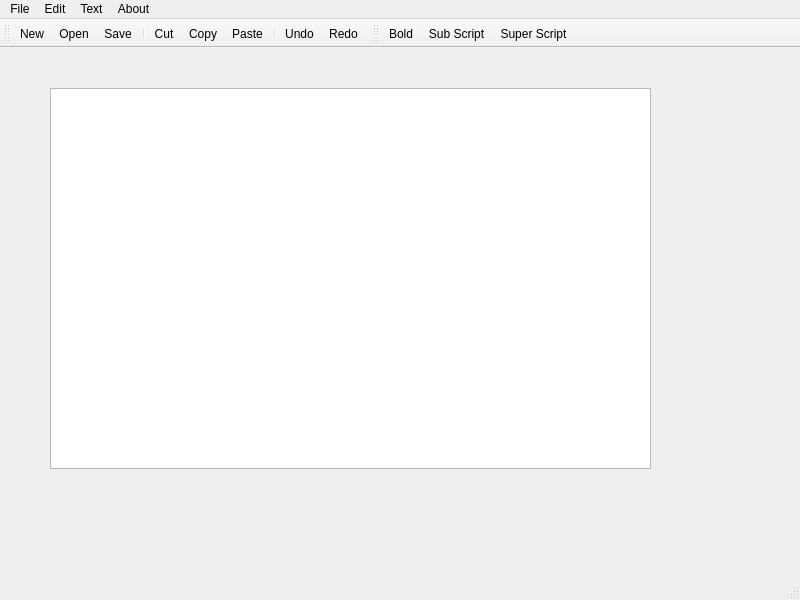
<?xml version="1.0" encoding="UTF-8"?>
<ui version="4.0">
 <class>MainWindow</class>
 <widget class="QMainWindow" name="MainWindow">
  <property name="geometry">
   <rect>
    <x>0</x>
    <y>0</y>
    <width>800</width>
    <height>600</height>
   </rect>
  </property>
  <property name="windowTitle">
   <string>MainWindow</string>
  </property>
  <widget class="QWidget" name="centralwidget">
   <widget class="QTextEdit" name="textEdit">
    <property name="geometry">
     <rect>
      <x>50</x>
      <y>40</y>
      <width>601</width>
      <height>381</height>
     </rect>
    </property>
   </widget>
  </widget>
  <widget class="QMenuBar" name="menubar">
   <property name="geometry">
    <rect>
     <x>0</x>
     <y>0</y>
     <width>800</width>
     <height>20</height>
    </rect>
   </property>
   <widget class="QMenu" name="menuFile">
    <property name="title">
     <string>File</string>
    </property>
    <addaction name="actionNew"/>
    <addaction name="actionOpen"/>
    <addaction name="separator"/>
    <addaction name="actionSave"/>
    <addaction name="actionSaveAs"/>
   </widget>
   <widget class="QMenu" name="menuAbout">
    <property name="title">
     <string>Edit</string>
    </property>
    <addaction name="actionCut"/>
    <addaction name="actionCopy"/>
    <addaction name="actionPaste"/>
    <addaction name="separator"/>
    <addaction name="actionUndo"/>
    <addaction name="actionRedo"/>
   </widget>
   <widget class="QMenu" name="menuAbout_Me">
    <property name="title">
     <string>About</string>
    </property>
    <addaction name="aboutMe"/>
   </widget>
   <widget class="QMenu" name="menuText">
    <property name="title">
     <string>Text</string>
    </property>
    <addaction name="actionBold"/>
    <addaction name="actionSubScript"/>
    <addaction name="actionSuperScript"/>
   </widget>
   <addaction name="menuFile"/>
   <addaction name="menuAbout"/>
   <addaction name="menuText"/>
   <addaction name="menuAbout_Me"/>
  </widget>
  <widget class="QStatusBar" name="statusbar"/>
  <widget class="QToolBar" name="toolBar">
   <property name="windowTitle">
    <string>toolBar</string>
   </property>
   <attribute name="toolBarArea">
    <enum>TopToolBarArea</enum>
   </attribute>
   <attribute name="toolBarBreak">
    <bool>false</bool>
   </attribute>
   <addaction name="actionNew"/>
   <addaction name="actionOpen"/>
   <addaction name="actionSave"/>
   <addaction name="separator"/>
   <addaction name="actionCut"/>
   <addaction name="actionCopy"/>
   <addaction name="actionPaste"/>
   <addaction name="separator"/>
   <addaction name="actionUndo"/>
   <addaction name="actionRedo"/>
  </widget>
  <widget class="QToolBar" name="toolBar_2">
   <property name="windowTitle">
    <string>toolBar_2</string>
   </property>
   <attribute name="toolBarArea">
    <enum>TopToolBarArea</enum>
   </attribute>
   <attribute name="toolBarBreak">
    <bool>false</bool>
   </attribute>
   <addaction name="actionBold"/>
   <addaction name="actionSubScript"/>
   <addaction name="actionSuperScript"/>
  </widget>
  <action name="actionNew">
   <property name="icon">
    <iconset resource="resources.qrc">
     <normaloff>:/images/Icons/new.png</normaloff>:/images/Icons/new.png</iconset>
   </property>
   <property name="text">
    <string>New</string>
   </property>
  </action>
  <action name="actionOpen">
   <property name="icon">
    <iconset resource="resources.qrc">
     <normaloff>:/images/Icons/open.png</normaloff>:/images/Icons/open.png</iconset>
   </property>
   <property name="text">
    <string>Open</string>
   </property>
  </action>
  <action name="actionCut">
   <property name="icon">
    <iconset resource="resources.qrc">
     <normaloff>:/images/Icons/cut.png</normaloff>:/images/Icons/cut.png</iconset>
   </property>
   <property name="text">
    <string>Cut</string>
   </property>
  </action>
  <action name="actionSave">
   <property name="icon">
    <iconset resource="resources.qrc">
     <normaloff>:/images/Icons/save.png</normaloff>:/images/Icons/save.png</iconset>
   </property>
   <property name="text">
    <string>Save</string>
   </property>
  </action>
  <action name="actionSaveAs">
   <property name="icon">
    <iconset resource="resources.qrc">
     <normaloff>:/images/Icons/save_as.png</normaloff>:/images/Icons/save_as.png</iconset>
   </property>
   <property name="text">
    <string>Save As</string>
   </property>
  </action>
  <action name="actionCopy">
   <property name="icon">
    <iconset resource="resources.qrc">
     <normaloff>:/images/Icons/copy.png</normaloff>:/images/Icons/copy.png</iconset>
   </property>
   <property name="text">
    <string>Copy</string>
   </property>
  </action>
  <action name="actionPaste">
   <property name="icon">
    <iconset resource="resources.qrc">
     <normaloff>:/images/Icons/paste.png</normaloff>:/images/Icons/paste.png</iconset>
   </property>
   <property name="text">
    <string>Paste</string>
   </property>
  </action>
  <action name="actionUndo">
   <property name="icon">
    <iconset resource="resources.qrc">
     <normaloff>:/images/Icons/undo.png</normaloff>:/images/Icons/undo.png</iconset>
   </property>
   <property name="text">
    <string>Undo</string>
   </property>
  </action>
  <action name="actionRedo">
   <property name="icon">
    <iconset resource="resources.qrc">
     <normaloff>:/images/Icons/redo.png</normaloff>:/images/Icons/redo.png</iconset>
   </property>
   <property name="text">
    <string>Redo</string>
   </property>
  </action>
  <action name="aboutMe">
   <property name="icon">
    <iconset resource="resources.qrc">
     <normaloff>:/images/Icons/aboutMe.png</normaloff>:/images/Icons/aboutMe.png</iconset>
   </property>
   <property name="text">
    <string>About Me</string>
   </property>
  </action>
  <action name="actionBold">
   <property name="icon">
    <iconset resource="resources.qrc">
     <normaloff>:/images/Icons/bold.png</normaloff>:/images/Icons/bold.png</iconset>
   </property>
   <property name="text">
    <string>Bold</string>
   </property>
  </action>
  <action name="actionSubScript">
   <property name="icon">
    <iconset resource="resources.qrc">
     <normaloff>:/images/Icons/subScript.png</normaloff>:/images/Icons/subScript.png</iconset>
   </property>
   <property name="text">
    <string>Sub Script</string>
   </property>
  </action>
  <action name="actionSuperScript">
   <property name="icon">
    <iconset resource="resources.qrc">
     <normaloff>:/images/Icons/superScript.png</normaloff>:/images/Icons/superScript.png</iconset>
   </property>
   <property name="text">
    <string>Super Script</string>
   </property>
  </action>
 </widget>
 <resources>
  <include location="resources.qrc"/>
 </resources>
 <connections/>
</ui>
